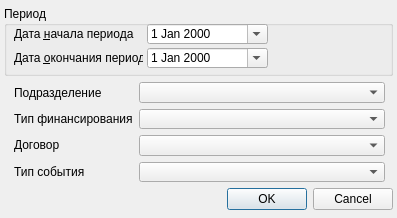
<?xml version="1.0" encoding="UTF-8"?>
<ui version="4.0">
 <class>ExposedServicesReportsSetupDialog</class>
 <widget class="QDialog" name="ExposedServicesReportsSetupDialog">
  <property name="windowModality">
   <enum>Qt::ApplicationModal</enum>
  </property>
  <property name="geometry">
   <rect>
    <x>0</x>
    <y>0</y>
    <width>397</width>
    <height>218</height>
   </rect>
  </property>
  <property name="sizePolicy">
   <sizepolicy hsizetype="Fixed" vsizetype="Fixed">
    <horstretch>0</horstretch>
    <verstretch>0</verstretch>
   </sizepolicy>
  </property>
  <property name="minimumSize">
   <size>
    <width>397</width>
    <height>218</height>
   </size>
  </property>
  <property name="maximumSize">
   <size>
    <width>397</width>
    <height>218</height>
   </size>
  </property>
  <property name="windowTitle">
   <string>Параметры отчёта</string>
  </property>
  <property name="sizeGripEnabled">
   <bool>false</bool>
  </property>
  <layout class="QGridLayout" name="gridLayout">
   <property name="margin">
    <number>4</number>
   </property>
   <property name="spacing">
    <number>4</number>
   </property>
   <item row="0" column="1">
    <widget class="QGroupBox" name="grbPeriod">
     <property name="sizePolicy">
      <sizepolicy hsizetype="Preferred" vsizetype="Minimum">
       <horstretch>0</horstretch>
       <verstretch>0</verstretch>
      </sizepolicy>
     </property>
     <property name="maximumSize">
      <size>
       <width>16777215</width>
       <height>70</height>
      </size>
     </property>
     <property name="title">
      <string>Период</string>
     </property>
     <widget class="CDateEdit" name="edtBegDate">
      <property name="geometry">
       <rect>
        <x>143</x>
        <y>18</y>
        <width>121</width>
        <height>20</height>
       </rect>
      </property>
      <property name="calendarPopup">
       <bool>true</bool>
      </property>
     </widget>
     <widget class="QLabel" name="lblEndDate">
      <property name="geometry">
       <rect>
        <x>10</x>
        <y>42</y>
        <width>129</width>
        <height>20</height>
       </rect>
      </property>
      <property name="text">
       <string>Дата &amp;окончания периода</string>
      </property>
      <property name="buddy">
       <cstring>edtEndDate</cstring>
      </property>
     </widget>
     <widget class="CDateEdit" name="edtEndDate">
      <property name="geometry">
       <rect>
        <x>143</x>
        <y>42</y>
        <width>121</width>
        <height>20</height>
       </rect>
      </property>
      <property name="calendarPopup">
       <bool>true</bool>
      </property>
     </widget>
     <widget class="QLabel" name="lblBegDate">
      <property name="geometry">
       <rect>
        <x>10</x>
        <y>18</y>
        <width>129</width>
        <height>20</height>
       </rect>
      </property>
      <property name="text">
       <string>Дата &amp;начала периода</string>
      </property>
      <property name="buddy">
       <cstring>edtBegDate</cstring>
      </property>
     </widget>
    </widget>
   </item>
   <item row="5" column="1">
    <widget class="QWidget" name="wgtCommon" native="true">
     <property name="sizePolicy">
      <sizepolicy hsizetype="Preferred" vsizetype="Minimum">
       <horstretch>0</horstretch>
       <verstretch>0</verstretch>
      </sizepolicy>
     </property>
     <property name="maximumSize">
      <size>
       <width>400</width>
       <height>100</height>
      </size>
     </property>
     <widget class="QWidget" name="gridLayoutWidget_2">
      <property name="geometry">
       <rect>
        <x>10</x>
        <y>0</y>
        <width>371</width>
        <height>100</height>
       </rect>
      </property>
      <layout class="QGridLayout" name="gridLayout_3">
       <item row="2" column="0">
        <widget class="QLabel" name="lblContract">
         <property name="sizePolicy">
          <sizepolicy hsizetype="Maximum" vsizetype="Fixed">
           <horstretch>0</horstretch>
           <verstretch>0</verstretch>
          </sizepolicy>
         </property>
         <property name="text">
          <string>Договор</string>
         </property>
        </widget>
       </item>
       <item row="0" column="0">
        <widget class="QLabel" name="lblOrgStructure">
         <property name="enabled">
          <bool>true</bool>
         </property>
         <property name="text">
          <string>Подразделение</string>
         </property>
         <property name="buddy">
          <cstring>cmbOrgStructure</cstring>
         </property>
        </widget>
       </item>
       <item row="0" column="1">
        <widget class="COrgStructureComboBox" name="cmbOrgStructure">
         <property name="enabled">
          <bool>true</bool>
         </property>
        </widget>
       </item>
       <item row="2" column="1">
        <widget class="CContractComboBox" name="cmbContract"/>
       </item>
       <item row="1" column="0">
        <widget class="QLabel" name="lblFinance">
         <property name="text">
          <string>Тип финансирования</string>
         </property>
        </widget>
       </item>
       <item row="1" column="1">
        <widget class="CRBComboBox" name="cmbFinance"/>
       </item>
       <item row="3" column="1">
        <widget class="CRBComboBox" name="cmbEventType">
         <property name="sizePolicy">
          <sizepolicy hsizetype="Preferred" vsizetype="Fixed">
           <horstretch>0</horstretch>
           <verstretch>0</verstretch>
          </sizepolicy>
         </property>
         <property name="minimumSize">
          <size>
           <width>0</width>
           <height>0</height>
          </size>
         </property>
        </widget>
       </item>
       <item row="3" column="0">
        <widget class="QLabel" name="lblEventType">
         <property name="sizePolicy">
          <sizepolicy hsizetype="Maximum" vsizetype="Preferred">
           <horstretch>0</horstretch>
           <verstretch>0</verstretch>
          </sizepolicy>
         </property>
         <property name="text">
          <string>Тип события</string>
         </property>
        </widget>
       </item>
      </layout>
     </widget>
    </widget>
   </item>
   <item row="7" column="1">
    <widget class="QDialogButtonBox" name="buttonBox">
     <property name="sizePolicy">
      <sizepolicy hsizetype="Preferred" vsizetype="Fixed">
       <horstretch>0</horstretch>
       <verstretch>0</verstretch>
      </sizepolicy>
     </property>
     <property name="standardButtons">
      <set>QDialogButtonBox::Cancel|QDialogButtonBox::Ok</set>
     </property>
    </widget>
   </item>
  </layout>
 </widget>
 <customwidgets>
  <customwidget>
   <class>CRBComboBox</class>
   <extends>QComboBox</extends>
   <header>library/crbcombobox.h</header>
  </customwidget>
  <customwidget>
   <class>CDateEdit</class>
   <extends>QDateEdit</extends>
   <header>library/DateEdit.h</header>
  </customwidget>
  <customwidget>
   <class>COrgStructureComboBox</class>
   <extends>QComboBox</extends>
   <header>Orgs/OrgStructComboBoxes.h</header>
  </customwidget>
  <customwidget>
   <class>CContractComboBox</class>
   <extends>QComboBox</extends>
   <header>Accounting/ContractComboBox.h</header>
  </customwidget>
 </customwidgets>
 <resources/>
 <connections>
  <connection>
   <sender>buttonBox</sender>
   <signal>rejected()</signal>
   <receiver>ExposedServicesReportsSetupDialog</receiver>
   <slot>reject()</slot>
   <hints>
    <hint type="sourcelabel">
     <x>217</x>
     <y>442</y>
    </hint>
    <hint type="destinationlabel">
     <x>217</x>
     <y>228</y>
    </hint>
   </hints>
  </connection>
  <connection>
   <sender>buttonBox</sender>
   <signal>accepted()</signal>
   <receiver>ExposedServicesReportsSetupDialog</receiver>
   <slot>accept()</slot>
   <hints>
    <hint type="sourcelabel">
     <x>218</x>
     <y>516</y>
    </hint>
    <hint type="destinationlabel">
     <x>218</x>
     <y>274</y>
    </hint>
   </hints>
  </connection>
 </connections>
</ui>
